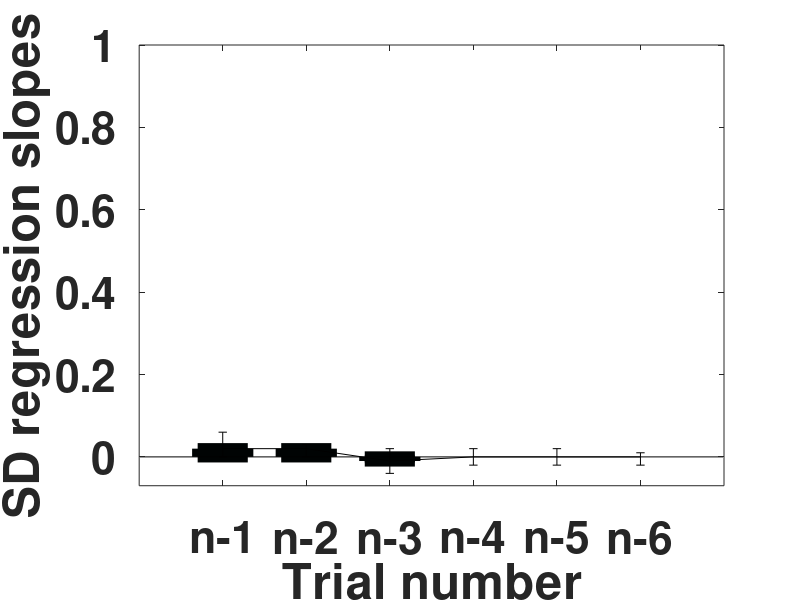

This figure's MATLAB source: (Note: this script raises an error after producing the figure.)
figure(101);
clf;
x=[1,; 2; 3; 4; 5; 6];
weights = [0.02; 0.02;  -0.01; 0.; 0.0; 0.0];
%error = [0.90; 0.09; 0.11; 0.07; 0.12; 0.05; 0.11; 0.09 ];
interval_lower= [0.02; 0.02; 0.03; 0.02; 0.02; 0.02];
interval_upper=[0.04; 0.01; 0.03; 0.02; 0.02; 0.01];
width=0.6;
bar(x,weights,width,'FaceColor',[1.0,1.0,1.0],'EdgeColor',[0 .01 .01],'LineWidth',8);
% set('BarWidth',0.8); 
ylabel('SD regression slopes');
xlabel('Trial number','fontweight', 'bold','fontsize', 32); 
ylim([-0.07, 1.])
Labels = {'n-1', 'n-2', 'n-3', 'n-4', 'n-5','n-6' };
set(gca, 'XTick', 1:6, 'XTickLabel', Labels, 'fontweight', 'bold','fontsize', 32);
%legend ('Fitted weights 5% contrast experiment one');
hold on
numgroups=size(weights,1);
numbars=size(weights,3);
groupwidth=min(2, numbars/(numbars+2));
%x=[1-width/2,1+width/2;2-width/2, 2+width/2];
%x=[.85,1.15; 1.85, 2.15; 2.85, 3.15];

errorbar(x, weights, interval_lower, interval_upper, 'k','linestyle', 'none','linewidth', 8);

box off



